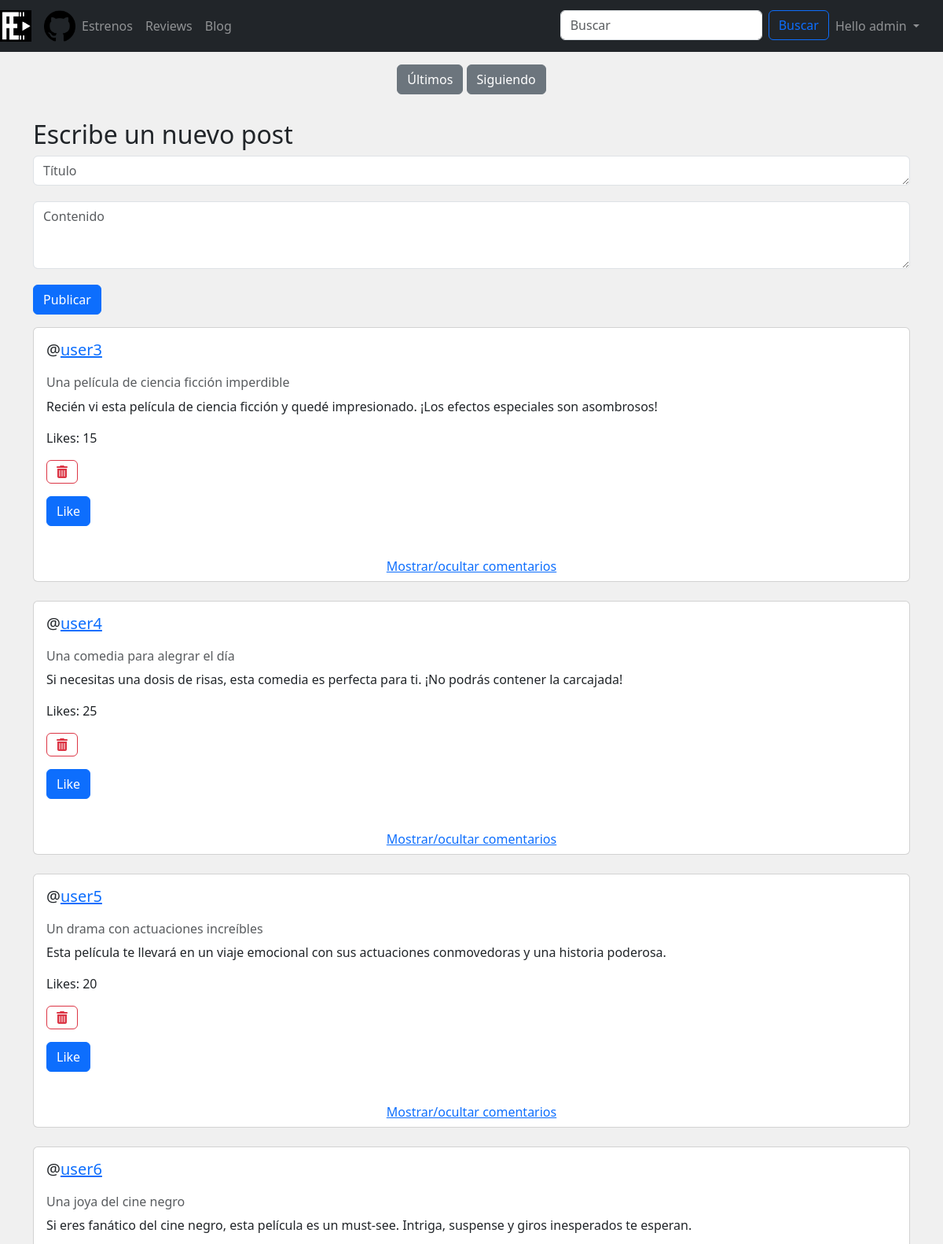
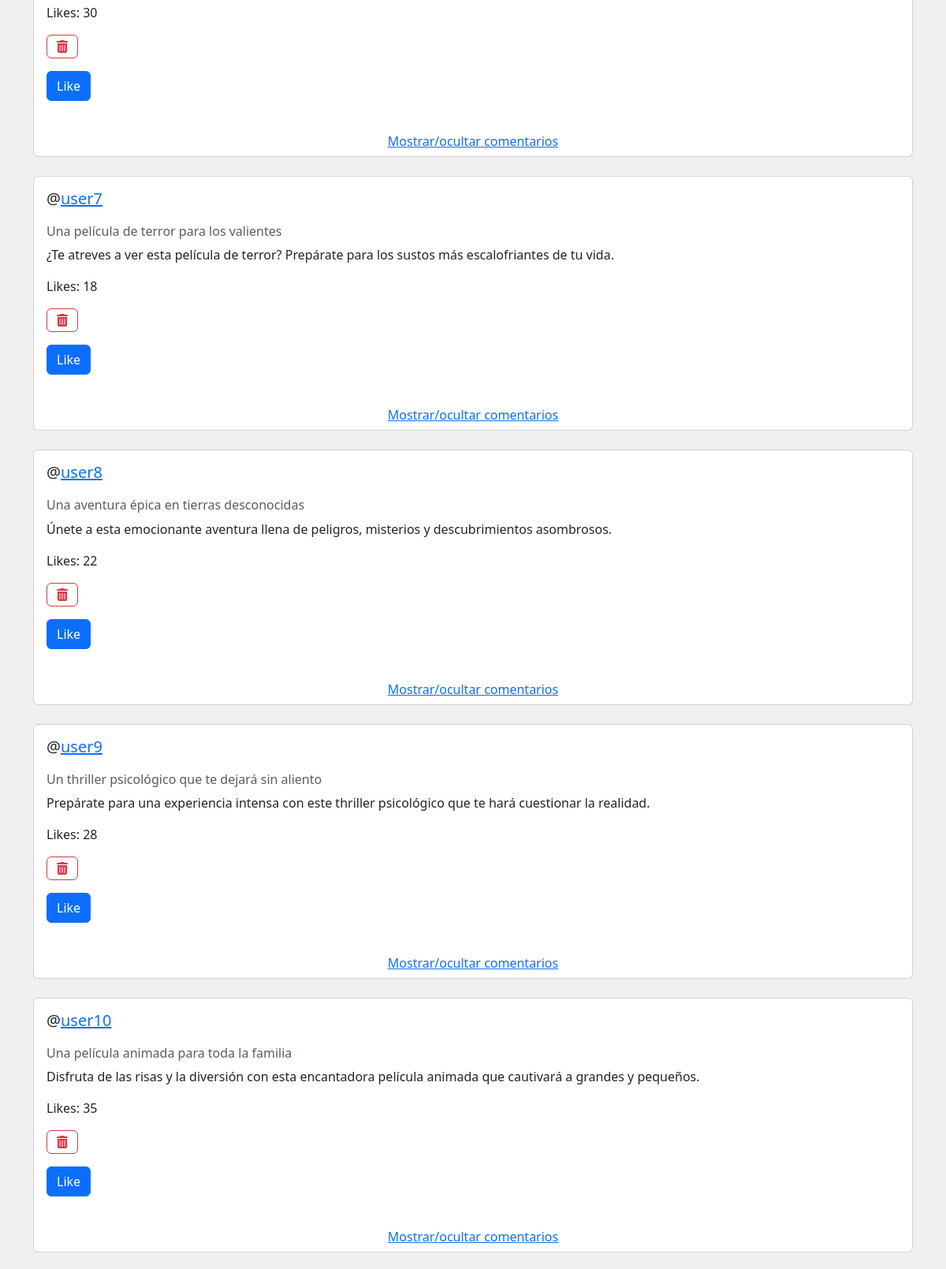
The page /Blog.php (signed in, upper part) on the database its author committed (2 pictures, top to bottom).
### tables this page shows
CREATE TABLE `users` (
  `id` int(11) NOT NULL,
  `username` varchar(255) NOT NULL,
  `password` text NOT NULL,
  `email` varchar(255) NOT NULL,
  `role` tinyint(2) NOT NULL,
  `profile_image` varchar(255) DEFAULT NULL
);

CREATE TABLE `post` (
  `ID` int(11) NOT NULL,
  `ID_usuario` int(11) NOT NULL,
  `titulo` varchar(255) NOT NULL,
  `texto` text NOT NULL,
  `likes` int(11) DEFAULT 0
);

### includes/vistas/mostrarPosts.php (the view, shortened to what the rows shown need)
<?php
require_once __DIR__ . '/../SAs/postSA.php';
class mostrarPosts
{
    public function construirPosts($posts, $usuario)
    {
        $contenidoPosts = '<div class="container">';
        foreach ($posts as $post) {
            $contenidoPosts .= '
                <div class="mt-3">
                    <div class="card mb-4">
                        <div class="media px-3 pt-3">
            ';
            $usuarioSA = new UsuarioSA();
            $postSA = new postSA();
            $usuarioPost = $usuarioSA->buscaPorId($post->getIDUsuario());
            $contenidoPosts .= '
            <div class="media-body">
                <h5 class="mt-0">@<a href="usuario.php?nombre=' . urlencode($usuarioPost->getNombreUsuario()) . '">' . escape($usuarioPost->getNombreUsuario()) . ($usuarioPost->getRole() == 2 ? '<i class="fas fa-check-circle text-primary"></i>' : ($usuarioPost->getRole() == 1 ? '<i class="fas fa-check-circle text-warning"></i>' : '')) . '</a></h5>
                </div>
                     </div>
                        <div class="card-body">
                            <h6 class="card-subtitle mb-2 text-muted">' . escape($post->getTitulo()) . '</h6>
                            ';
            $texto_post = $post->getTexto();
            $texto_post_con_enlaces = preg_replace_callback('/@(\w[\w.-]*)/', function ($matches) {
                $nombreUsuario = $matches[1];
                $user = new UsuarioSA();
                if ($user->buscaUsuario($nombreUsuario)) {
                    return '<a href="usuario.php?nombre=' . $nombreUsuario . '">@' . $nombreUsuario . '</a>';
                } else {
                    return '@' . $nombreUsuario;
                }
            }, $texto_post);
            $texto_post_con_enlaces = preg_replace_callback('/#(\w[\w.-]*)/', function ($matches) {
                $nombrePelicula = $matches[1];
                $pelicula = new PeliculaSA();
                if ($pelicula->obtenerPeliculaPorNombre($nombrePelicula)) {
                    return '<a href="infoPeliculas.php?nombre=' . urlencode($nombrePelicula) . '">#' . $nombrePelicula . '</a>';
                } else {
                    return '#' . $nombrePelicula;
                }
            }, $texto_post_con_enlaces);
            $contenidoPosts .= '
                            <p class="card-text" style="text-decoration: none;">' . $texto_post_con_enlaces . '</p>
                            <p class="card-text">Likes: ' . escape($post->getLikes()) . '</p>
            ';
            if (isset($_SESSION["user_obj"])) {
                if ($usuario === $usuarioSA->buscaNombrePorId($post->getIDUsuario()) || unserialize($_SESSION["user_obj"])->getRole() == 1 || unserialize($_SESSION["user_obj"])->getRole() == 1) {
                    $contenidoPosts .= '
                        <form action="" method="post">
                            <input type="hidden" name="id_post_delete" value="' . escape($post->getID()) . '">
                            <button type="submit" class="btn btn-outline-danger">
                                <i class="fas fa-trash-alt"></i>
                            </button>
                        </form>
                    ';
                }
            }
            if ($usuario !== $usuarioSA->buscaNombrePorId($post->getIDUsuario()) && !$postSA->usuarioDioLike($post->getID(), $usuario)) {
                $contenidoPosts .= '
                    <form action="" method="post">
                        <input type="hidden" name="id_post_like" value="' . escape($post->getID()) . '">
                        <button type="submit" class="btn btn-primary">Like</button>
                    </form>
                ';
            } elseif ($postSA->usuarioDioLike($post->getID(), $usuario)) {
                $contenidoPosts .= '<p class="text-muted">Ya has dado like a este post.</p>';
            }
            if (isset($_SESSION['user_obj'])) {
                $contenidoPosts .= '
                            </div>
                            <button class="btn btn-link" onclick="toggleComments(' . escape($post->getID()) . ')">Mostrar/ocultar comentarios</button>
                            <div id="comments-' . escape($post->getID()) . '" style="display: none;">
                                <div id="comments-body-' . escape($post->getID()) . '">
                                    <form id="form-comment-' . escape($post->getID()) . '" action="" method="post">
                                        <h2>Escribe tu comentario:</h2>
                                        <div class="form-group">
                                            <textarea id="contenido-' . escape($post->getID()) . '" data-postid="' . escape($post->getID()) . '" class="form-control" name="contenido" rows="2" placeholder="Escribe tu comentario..." required></textarea>
                                            <div id="sugerencias-' . escape($post->getID()) . '"></div>
                                        </div>
                                        <input type="hidden" name="id_post" value="' . escape($post->getID()) . '">
                                        <button type="submit" class="btn btn-primary">Comentar</button>
                                    </form>
                                    <h3>Respuestas:</h3>
                                </div>
                                <div id="comments-list-' . escape($post->getID()) . '">
            ';
            }
            $mostrarComentarios = new mostrarComentarios();
            $contenidoPosts .= $mostrarComentarios->construirComentarios($post->getID(), $usuarioSA->buscaNombrePorId($post->getIDUsuario()));
            $contenidoPosts .= '
                        </ul>
                    </div>
                </div>
            </div>
        </div>
        ';
        }
        $contenidoPosts .= '';
        return $contenidoPosts;
    }
}
?>

### includes/vistas/comun/cabecera.php (shortened to what the rows shown need)
<!DOCTYPE html>
<html lang="en">
<head>
</head>
<body>
    <?php
    require_once RAIZ_APP . '/DTOs/UsuarioDTO.php';
    $login_url = RUTA_APP . '/login.php';
    ?>
    <nav class="navbar navbar-expand-lg navbar-dark bg-dark sticky-top">
        <div class="collapse navbar-collapse" id="navbarSupportedContent">
            <ul class="navbar-nav ml-auto">
                <li class="nav-item">
                    <?php if (!isset($_SESSION["login"]) || $_SESSION["login"] === false): ?>
                    <li class="nav-item"><a href="<?= $login_url ?>" class="nav-link">Unknown user. Login</a></li>
                    <?php else:
                        $username = unserialize($_SESSION['user_obj'])->getNombreUsuario(); ?>
                    <ul class="navbar-nav mr-auto ml-auto">
                        <li class="nav-item dropdown">
                            <a class="nav-link dropdown-toggle" href="#" id="navbarDropdown" role="button"
                                data-toggle="dropdown" aria-haspopup="true" aria-expanded="false">
                                Hello <?= $username ?>
                            </a>
                        </li>
                    </ul>
                    <?php endif; ?>
                </li>
            </ul>
        </div>
    </nav>
</body>
</html>

### rows shown on the page
users: username "admin"
post: ID_usuario.username "user3", titulo "Una película de ciencia ficción imperdible", texto "Recién vi esta película de ciencia ficción y quedé impresionado. ¡Los efectos especiales son asombrosos!", likes "15"
post: ID_usuario.username "user4", titulo "Una comedia para alegrar el día", texto "Si necesitas una dosis de risas, esta comedia es perfecta para ti. ¡No podrás contener la carcajada!", likes "25"
post: ID_usuario.username "user5", titulo "Un drama con actuaciones increíbles", texto "Esta película te llevará en un viaje emocional con sus actuaciones conmovedoras y una historia poderosa.", likes "20"
post: ID_usuario.username "user6", titulo "Una joya del cine negro", texto "Si eres fanático del cine negro, esta película es un must-see. Intriga, suspense y giros inesperados te esperan.", likes "30"
post: ID_usuario.username "user7", titulo "Una película de terror para los valientes", texto "¿Te atreves a ver esta película de terror? Prepárate para los sustos más escalofriantes de tu vida.", likes "18"
post: ID_usuario.username "user8", titulo "Una aventura épica en tierras desconocidas", texto "Únete a esta emocionante aventura llena de peligros, misterios y descubrimientos asombrosos.", likes "22"
post: ID_usuario.username "user9", titulo "Un thriller psicológico que te dejará sin aliento", texto "Prepárate para una experiencia intensa con este thriller psicológico que te hará cuestionar la realidad.", likes "28"
post: ID_usuario.username "user10", titulo "Una película animada para toda la familia", texto "Disfruta de las risas y la diversión con esta encantadora película animada que cautivará a grandes y pequeños.", likes "35"
